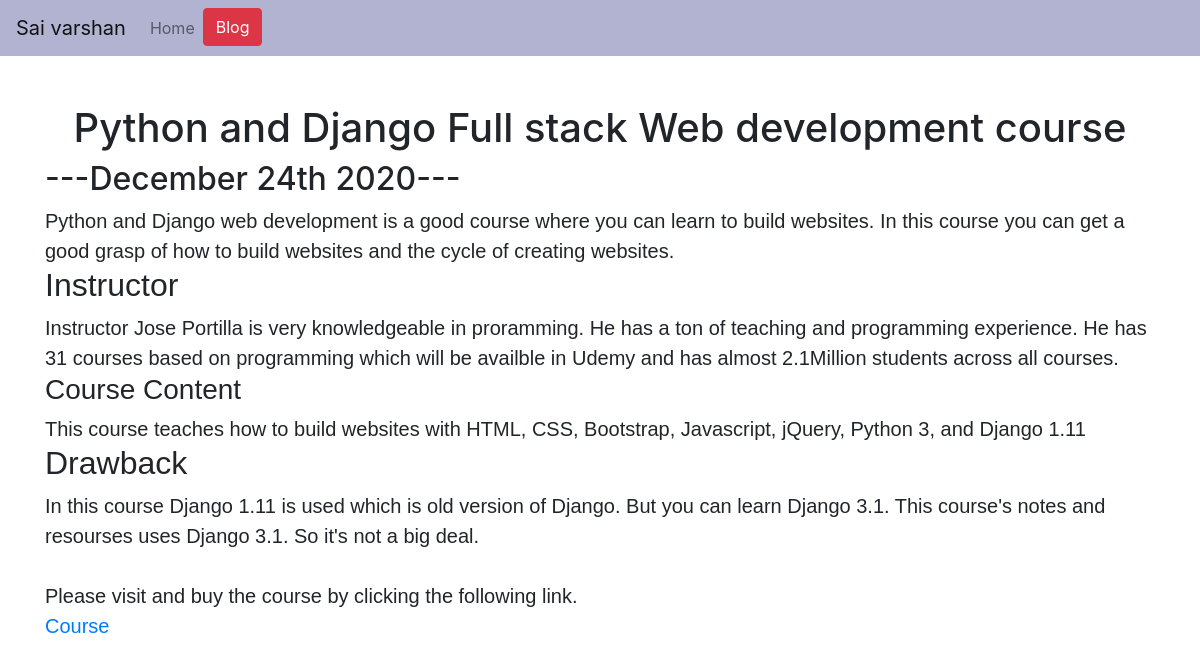
The app's page /blog/4 with its own data.
### blog/models.py (models this page shows)
class Blog(models.Model):
    title = models.CharField(max_length=200)
    date = models.DateField()
    description = models.TextField()

### blog/views.py (the view)
# urls.py: path('<int:blog_id>',views.detail,name='detail'),
def detail(request,blog_id):
    blog = get_object_or_404(Blog, pk=blog_id)
    return render(request,'blog/detail.html',{'blog':blog})

### blog/templates/blog/detail.html
{% extends 'port_folio/base.html' %}
{% block body_block %}
<h1 class="text-center mt-5" id='blogdetailtitle' >{{blog.title}}</h1>
<h2>---{{ blog.date|date:'F jS Y'}}---</h2>
<div class="detail_description">
  {{ blog.description|safe}}
</div>
{% endblock %}

### port_folio/static/port_folio/styling.css (style rules this page uses)
.detail_description { font-size: 2em; }
.detail_description { font-family: 'Noto Sans JP', sans-serif; font-size: 20px; }
body { background-image: url(https://img.freepik.com/free-vector/abstract-hexagonal-white-background-design_1017-17583.jpg?size=626&ext=jpg); background-size: cover; background-color: lightblue; }

### records on screen
Blog: title "Python and Django Full stack Web development course", date "December 24th 2020", description "Python and Django web development is a good course where you can learn to build websites. In this course you can get a good grasp of how to build websites and the cycle of creating websites. Instructor Instructor Jose Portilla is very knowledgeable in proramming. He has a ton of teaching and programming experience. He has 31 courses based on programming which will be availble in Udemy and has almost 2.1Million students across all courses. Course Content This course teaches how to build websites with HTML, CSS, Bootstrap, Javascript, jQuery, Python 3, and Django 1.11 Drawback In this course Django 1.11 is used which is old version of Django. But you can learn Django 3.1. This course's notes…"
